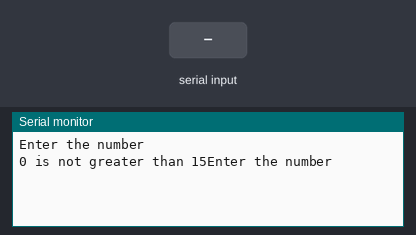
The sketch below on a simulated Arduino Uno, built with avr-gcc and run on an emulated ATmega328P. On the bench: the last lines printed to the serial monitor. The inputs (shaded band) are chosen by the test bench.

Above: at 1.2 s.
1.3 s: "90,45\n" received over Serial
At 2.1 s:
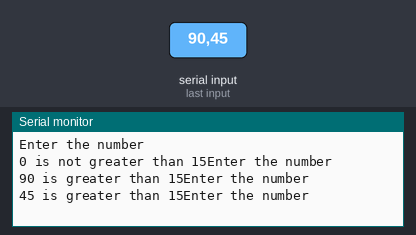
2.8 s: "30,150\n" received over Serial
At 3.6 s:
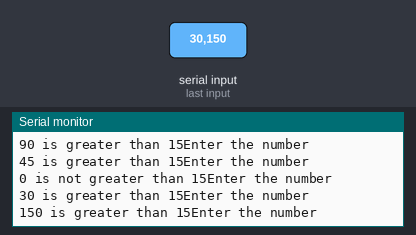
Timing chart, 0 to 5.8 s (numbered marks = the images above; inputs shaded):
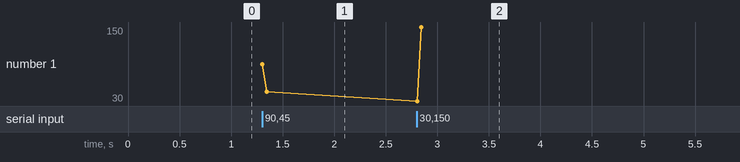

The sketch:

Set-selectionNumber.ino
```cpp
/*
Week 000

Set - Selection Number

doc A. Savushkin
23.10.21
*/

void setup(void)
{
    //port speed
    Serial.begin(9600);
}

void loop(void)
{
    int a;

    Serial.println("Enter the number");
    a = Serial.parseInt();

    if (a > 15)
    {
        Serial.print((String)a + " is greater than 15");
    }

    else
    {
        Serial.print((String)a + " is not greater than 15");
    }
}
```

Measured:
- after the input at 1.3 s, the serial monitor: prints a new line at once (image 1)
- after the input at 2.8 s, the serial monitor: prints a new line at once (image 2)
- plotted number 1: 45 → 150 after the input at 2.8 s
